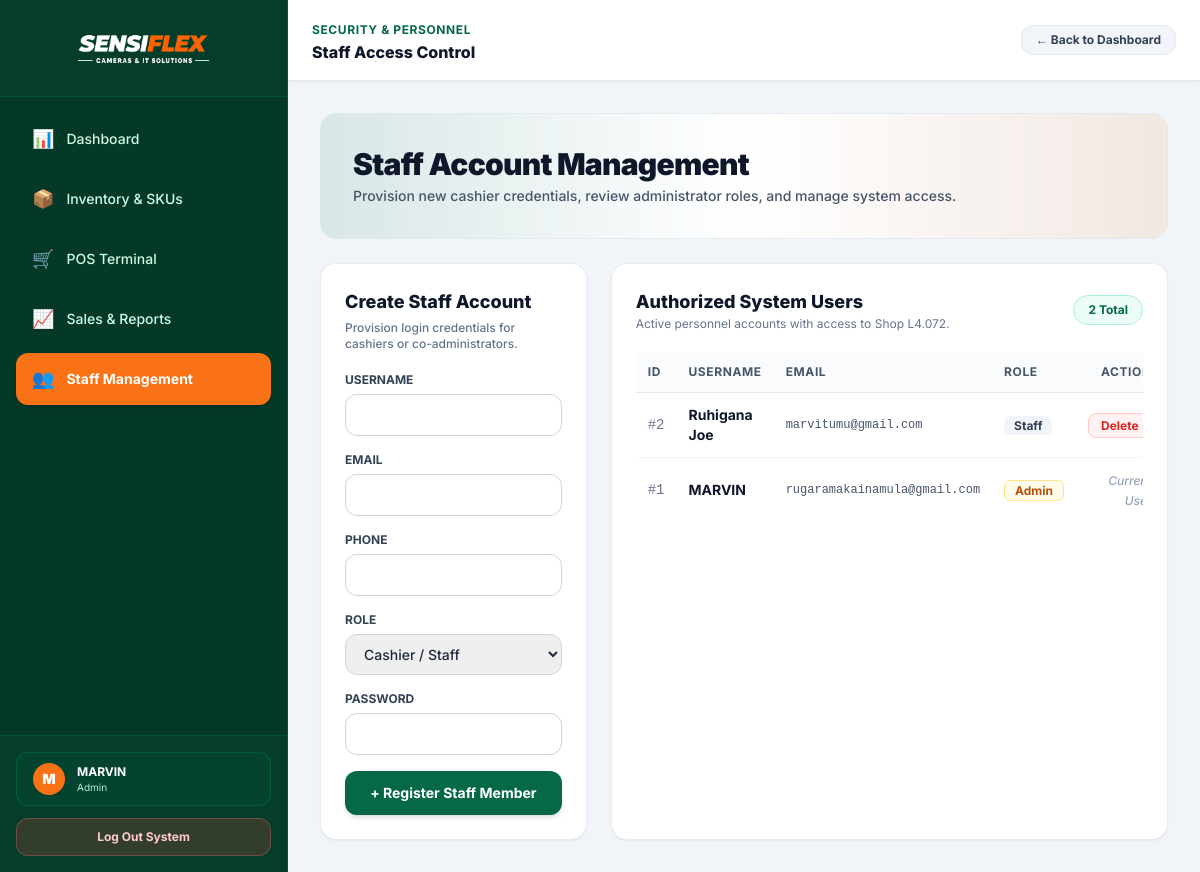
/users.php (signed in), run on the app's committed database.
### tables this page shows
CREATE TABLE `users` (
  `id` int(11) NOT NULL,
  `username` varchar(50) NOT NULL,
  `email` varchar(100) NOT NULL,
  `phone` varchar(20) DEFAULT NULL,
  `password` varchar(255) NOT NULL,
  `role` enum('admin','staff','customer') NOT NULL DEFAULT 'customer',
  `created_at` timestamp NOT NULL DEFAULT current_timestamp()
);

### users.php (the view, shortened to what this page needs)
<?php
require_once 'db.php';
try {
    $users = $pdo->query("SELECT id, username, email, phone, role, created_at FROM users ORDER BY id DESC")->fetchAll();
} catch (PDOException $e) {
    $users = [];
    $error_msg = "Could not fetch user accounts.";
}
?>
<!DOCTYPE html>
<html lang="en">
<head>
    <link rel="stylesheet" href="style.css">
    <script src="https://cdn.tailwindcss.com"></script>
</head>
<body class="bg-slate-100 text-slate-800 min-h-screen font-sans flex antialiased">
    <?php include 'includes/sidebar.php'; ?>
    <div class="flex-1 lg:ml-72 flex flex-col min-h-screen page-shell">
        <header class="border-b border-slate-200 bg-white/95 backdrop-blur-md sticky top-0 z-30 px-6 py-4 flex justify-between items-center shadow-sm">
            <div class="pl-12 lg:pl-0"><span class="text-xs font-bold uppercase tracking-wider text-[#056847]">Security & Personnel</span><h2 class="text-base font-extrabold text-slate-900">Staff Access Control</h2></div>
            <div class="flex items-center gap-3 pl-12 lg:pl-0">
                <a href="<?php echo ($_SESSION['role'] === 'admin') ? 'dashboard.php' : 'staff_dashboard.php'; ?>" class="inline-flex items-center gap-1.5 px-3.5 py-1.5 rounded-xl bg-slate-100 hover:bg-slate-200 text-slate-700 text-xs font-bold border border-slate-200 transition shadow-xs">
                    <?php echo ($_SESSION['role'] === 'admin') ? '← Back to Dashboard' : '← Back to Staff Dashboard'; ?>
                </a>
            </div>
        </header>
        <main class="p-4 sm:p-6 lg:p-8 space-y-6 flex-1 max-w-7xl w-full mx-auto">
            <div class="bg-gradient-to-r from-[#056847]/10 via-white to-[#f97316]/10 border border-slate-200/80 rounded-2xl p-6 sm:p-8">
                <h1 class="text-2xl sm:text-3xl font-black text-slate-900 tracking-tight">Staff Account Management</h1>
                <p class="text-slate-600 text-sm mt-1 font-medium">Provision new cashier credentials, review administrator roles, and manage system access.</p>
            </div>
            <div class="grid grid-cols-1 lg:grid-cols-3 gap-6">
                <div class="bg-white border border-slate-200/80 rounded-2xl p-6 shadow-sm flex flex-col justify-between">
                    <div>
                        <h3 class="text-lg font-extrabold text-slate-900 mb-1">Create Staff Account</h3>
                        <p class="text-xs font-medium text-slate-500 mb-5">Provision login credentials for cashiers or co-administrators.</p>
                        <form action="users.php" method="POST" class="space-y-4">
                            <div><label class="block text-xs font-bold text-slate-700 uppercase mb-1.5">Username</label><input type="text" name="username" class="w-full px-3.5 py-2.5 border border-slate-300 rounded-xl text-sm font-medium focus:outline-none focus:border-[#056847]" required></div>
                            <div><label class="block text-xs font-bold text-slate-700 uppercase mb-1.5">Email</label><input type="email" name="email" class="w-full px-3.5 py-2.5 border border-slate-300 rounded-xl text-sm font-medium focus:outline-none focus:border-[#056847]" required></div>
                            <div><label class="block text-xs font-bold text-slate-700 uppercase mb-1.5">Phone</label><input type="tel" name="phone" class="w-full px-3.5 py-2.5 border border-slate-300 rounded-xl text-sm font-medium focus:outline-none focus:border-[#056847]"></div>
                            <div><label class="block text-xs font-bold text-slate-700 uppercase mb-1.5">Role</label><select name="role" class="w-full px-3.5 py-2.5 border border-slate-300 rounded-xl text-sm font-medium focus:outline-none focus:border-[#056847]" required><option value="staff" selected>Cashier / Staff</option></select></div>
                            <div><label class="block text-xs font-bold text-slate-700 uppercase mb-1.5">Password</label><input type="password" name="password" class="w-full px-3.5 py-2.5 border border-slate-300 rounded-xl text-sm font-medium focus:outline-none focus:border-[#056847]" required></div>
                            <button type="submit" name="add_staff" class="w-full bg-[#056847] hover:bg-[#045238] text-white py-3 rounded-xl text-sm font-bold shadow-md transition">+ Register Staff Member</button>
                        </form>
                    </div>
                </div>
                <div class="lg:col-span-2 bg-white border border-slate-200/80 rounded-2xl p-6 shadow-sm flex flex-col justify-between">
                    <div>
                        <div class="flex justify-between items-center mb-5">
                            <div><h3 class="text-lg font-extrabold text-slate-900">Authorized System Users</h3><p class="text-xs text-slate-500">Active personnel accounts with access to Shop L4.072.</p></div>
                            <span class="bg-emerald-50 text-[#056847] border border-emerald-200 text-xs px-3.5 py-1.5 rounded-full font-bold"><?php echo count($users); ?> Total</span>
                        </div>
                        <div class="overflow-x-auto">
                            <table class="w-full text-left border-collapse">
                                <thead>
                                    <tr class="border-b border-slate-200 text-xs font-bold uppercase tracking-wider text-slate-600 bg-slate-50/70">
                                        <th class="py-3 px-3">ID</th><th class="py-3 px-3">Username</th><th class="py-3 px-3">Email</th><th class="py-3 px-3">Role</th><th class="py-3 px-3 text-right">Action</th>
                                    </tr>
                                </thead>
                                <tbody class="divide-y divide-slate-100 text-sm font-medium">
                                    <?php foreach ($users as $u): ?>
                                    <tr class="hover:bg-slate-50 transition">
                                        <td class="py-3 px-3 font-mono text-slate-500">#<?php echo $u['id']; ?></td>
                                        <td class="py-3 px-3 font-bold text-slate-900"><?php echo htmlspecialchars($u['username']); ?></td>
                                        <td class="py-3 px-3 text-slate-600 text-xs font-mono"><?php echo htmlspecialchars($u['email']); ?></td>
                                        <td class="py-3 px-3"><span class="px-2.5 py-0.5 rounded-md text-xs font-bold <?php echo $u['role'] === 'admin' ? 'bg-amber-50 text-amber-700 border border-amber-200' : 'bg-slate-100 text-slate-700'; ?>"><?php echo ucfirst($u['role']); ?></span></td>
                                        <td class="py-3 px-3 text-right">
                                            <?php if ($u['id'] !== $_SESSION['user_id']): ?>
                                                <a href="users.php?delete_id=<?php echo $u['id']; ?>" onclick="return confirm('Are you sure you want to delete this user account?');" class="bg-red-50 hover:bg-red-100 text-red-600 border border-red-200 px-3 py-1 rounded-lg text-xs font-bold transition">Delete</a>
                                            <?php else: ?>
                                                <span class="text-xs text-slate-400 italic">Current User</span>
                                            <?php endif; ?>
                                        </td>
                                    </tr>
                                    <?php endforeach; ?>
                                </tbody>
                            </table>
                        </div>
                    </div>
                </div>
            </div>
        </main>
    </div>
</body>
</html>

### style.css (style rules this page uses)
:root { --sensiflex-bg: #F8FAFC; --sensiflex-heading: #0F172A; }
* { margin: 0; padding: 0; box-sizing: border-box; font-family: 'Inter', sans-serif; }
html, body { width: 100%; height: 100%; background-color: var(--sensiflex-bg); color: var(--sensiflex-heading); overflow-x: hidden; }

### data on the page
users: id "2", username "Ruhigana Joe", email "marvitumu@gmail.com", role "Staff"
users: id "1", username "MARVIN", email "rugaramakainamula@gmail.com", role "Admin", shows "Current User"

### other printed values
$nav['icon'] "📊"
$nav['label'] "Dashboard"
$nav['icon'] "📦"
$nav['label'] "Inventory & SKUs"
$nav['icon'] "🛒"
$nav['label'] "POS Terminal"
$nav['icon'] "📈"
$nav['label'] "Sales & Reports"
$nav['icon'] "👥"
$nav['label'] "Staff Management"
substr($_SESSION['username'] ?? 'U', 0, 1) "M"
$_SESSION['username'] "MARVIN"
$_SESSION['role'] "Admin"
count($users) "2"
